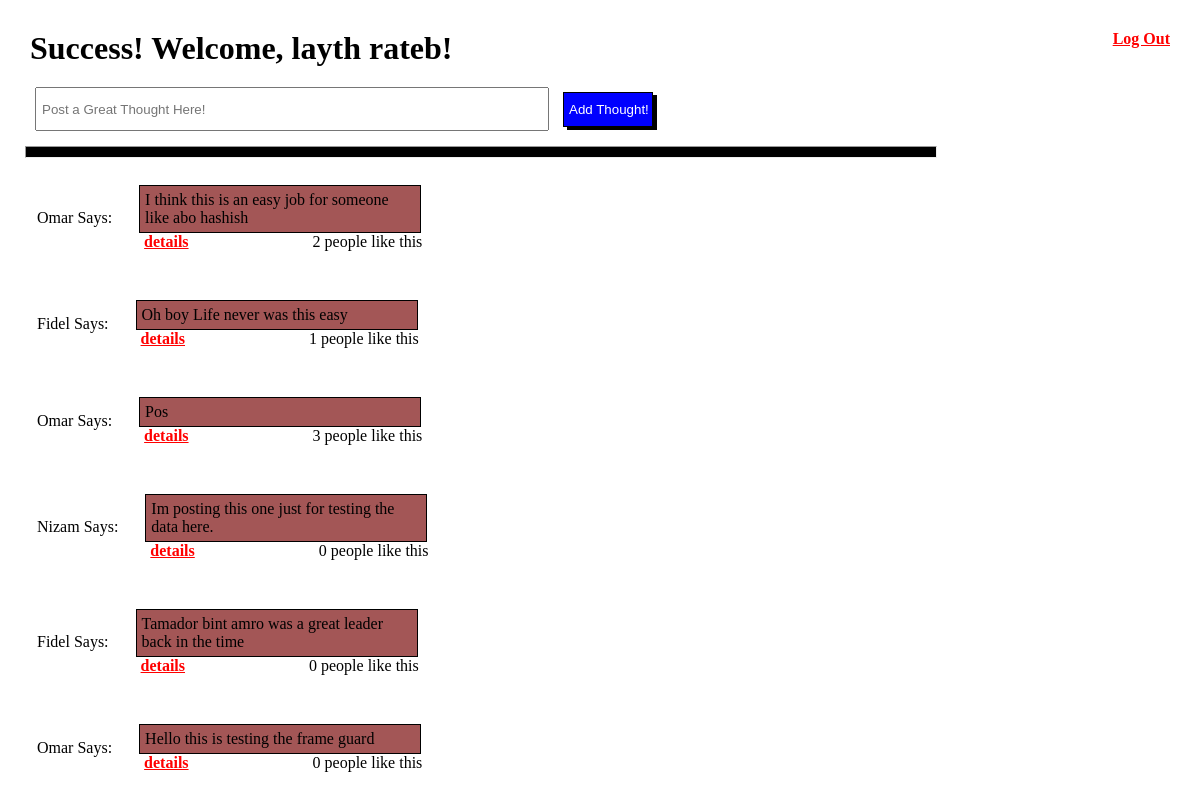
The page /thoughts (signed in) on the database its author committed.
### appLogin/models.py (models this page shows)
class User(models.Model):
    fname = models.CharField(max_length=255)
    lname = models.CharField(max_length=255)
    birthDate = models.DateField(null=True)
    email = models.CharField(max_length=255)
    passwd = models.CharField(max_length=255)
    createdAt = models.DateTimeField(auto_now_add=True)
    updatedAt = models.DateTimeField(auto_now=True)
    objects = userManager()

class Thought(models.Model):
    post = models.TextField()
    uploadeBy=models.ForeignKey(User, related_name="createdThoughts", on_delete=models.CASCADE)
    likedBy=models.ManyToManyField(User, related_name="likes")
    createdAt = models.DateTimeField(auto_now_add=True)
    updatedAt = models.DateTimeField(auto_now=True)

### appLogin/views.py (the view)
# urls.py: path('thoughts', views.welcomeThoughts),
def welcomeThoughts(request):
    if request.session['logedin']:
        thisUsers= User.objects.get(email=request.session['email'])
        request.session['thisUsersName']=thisUsers.fname
        request.session['id']=thisUsers.id
        request.session['thisUsersLname']=thisUsers.lname
        allThoughts = Thought.objects.all()
        context={
            'Thoughts' : allThoughts,
            'hisFavs' : Thought.objects.filter(likedBy=thisUsers),
        }
        return render(request,'thoughts.html', context)

### appLogin/templates/thoughts.html (shortened to what this page needs)
<!DOCTYPE html>
<html lang="en">
<head>
    {% load static %}
    <link rel="stylesheet" href="{% static 'css/style.css' %}">
</head>
<body>
    <a href="/cleanSession" id="tre">Log Out</a>
    <h1>Success! Welcome, {{request.session.thisUsersName}} {{request.session.thisUsersLname}}!</h1>
    <form action="/addThought" method="POST">
		<input name="formDesc" id="thisID" pattern="(?=.*[a-z])(?=.*[A-Z]).{5,}" title="Must contain uppercase and small case and at least  five characters" required placeholder="Post a Great Thought Here!">
        <input type="submit" id="bluish" value="Add Thought!">
    </form>
    <hr class="brbr">
    {% for Thought in Thoughts %}
    <table>
        <tr>
            <td>{{Thought.uploadeBy.fname}} Says: </td>
            <td><div>
                <p class="box">{{Thought.post}}</p>
                <a class="marginalize" href="/thought/{{Thought.id}}"> details</a> {{ Thought.likedBy.count }} people like this
            </div></td>
            <td> </td>
        </tr>
    </table>
    {% endfor %}
</body>
</html>

### appLogin/static/css/style.css (style rules this page uses)
* { padding: 5px; margin: 5px; }
a { color: red; font-weight: bold; }
td { border-bottom: 1px solid maroon; }

### appLogin/templates/thoughts.html (style rules this page uses)
#tre { float: right; }
td { border-bottom: transparent; }
.box { margin: 0px 5px; width: 270px; max-height: 80px; border: 1px solid black; background-color: rgb(163, 86, 86); }
#thisID { width: 500px; height: 30px; }
.brbr { max-width: 900px; max-height: 1px; background-color: black; }
#bluish { text-decoration: none; width: 90px; height: 35px; border: 1px solid black; background-color: blue; color: white; box-shadow: 4px 3px black; }
.marginalize { margin-right: 115px; }

### rows shown on the page
User: session.thisUsersName "layth", session.thisUsersLname "rateb"
Thought: uploadeBy.fname "Omar", post "I think this is an easy job for someone like abo hashish", likedBy.count "2"
Thought: uploadeBy.fname "Fidel", post "Oh boy Life never was this easy", likedBy.count "1"
Thought: uploadeBy.fname "Omar", post "Pos", likedBy.count "3"
Thought: uploadeBy.fname "Nizam", post "Im posting this one just for testing the data here.", likedBy.count "0"
Thought: uploadeBy.fname "Fidel", post "Tamador bint amro was a great leader back in the time", likedBy.count "0"
Thought: uploadeBy.fname "Omar", post "Hello this is testing the frame guard", likedBy.count "0"
